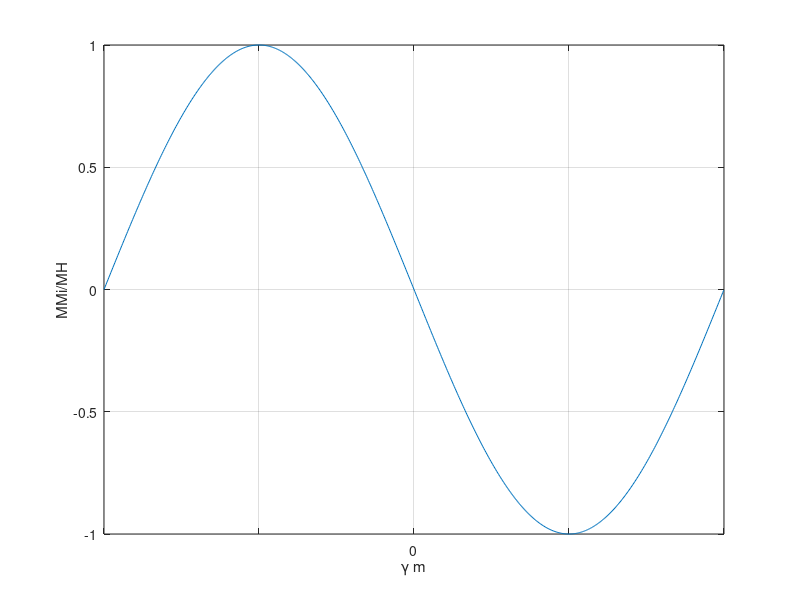

Recreate this plot in MATLAB. (Note: this script raises an error after producing the figure.)
t=[-pi:10e-3:pi];
s=-sin(t);

plot(t,s)

xticks([-pi:(pi/2):pi])
xticklabels({'','','0','',''})
yticks([-1:0.5:1])

xlabel('\gamma m')
ylabel('MMi/MH')
grid('on')

axis([-pi pi -1 1])

matlab2tikz